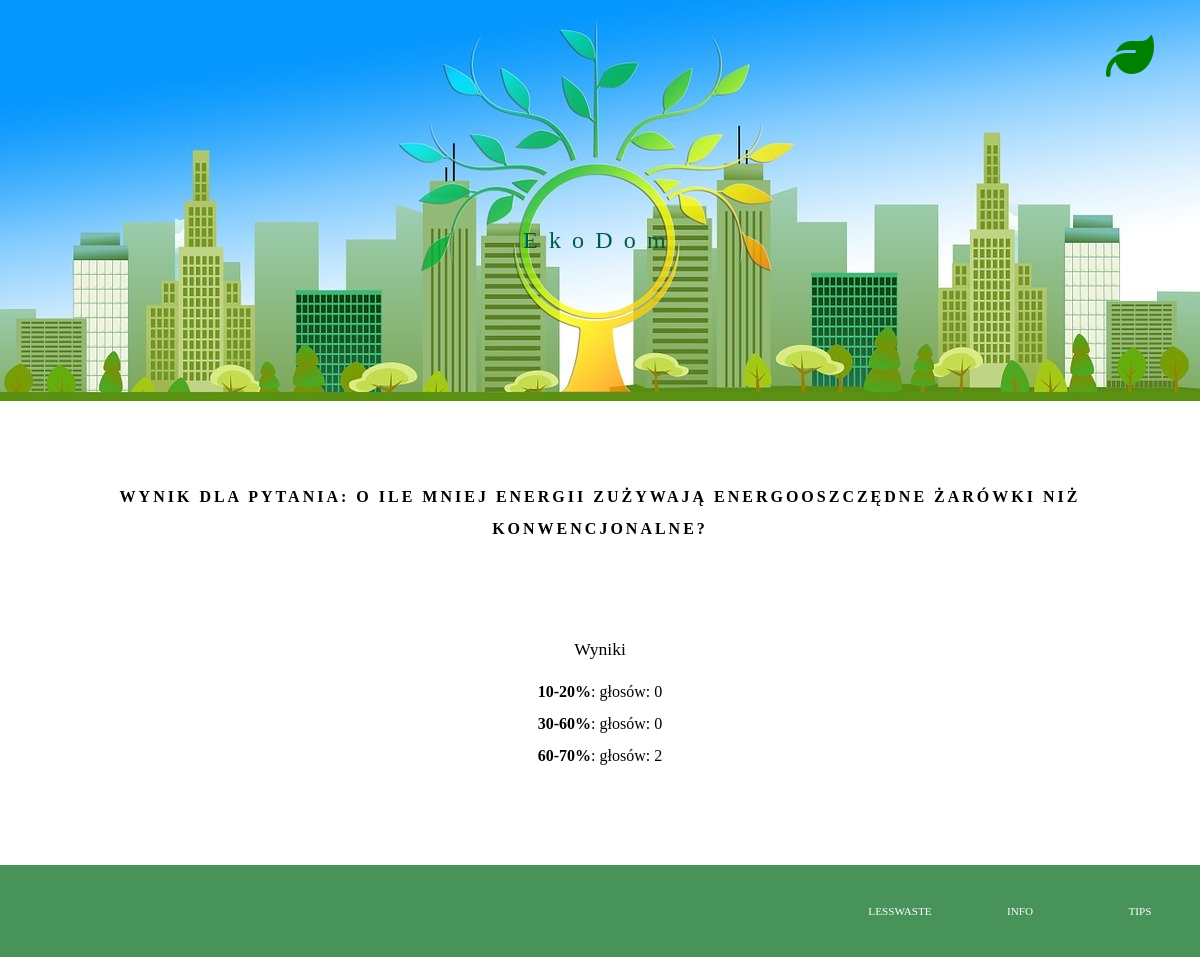
/polls/10/results, run on the app's committed database.
### polls/models.py (models this page shows, shortened)
class Choice(models.Model):
    question = models.ForeignKey(Question, on_delete=models.CASCADE)
    choice_text = models.CharField(max_length=200)
    votes = models.IntegerField(default=0)

### polls/views.py (the view)
# urls.py: path('<int:question_id>/results', views.ResultsView.as_view(), name='results'),
class ResultsView(DetailView):
    queryset = Question.objects.all()
    pk_url_kwarg = "question_id"
    template_name = 'polls/results.html'
    context_object_name = "question"
    def get_context_data(self, **kwargs):
        context = {
            "title": f'Wynik dla pytania:\n {self.object.question_text}'
        }
        context.update(kwargs)
        return super().get_context_data(**context)

### polls/templates/polls/results.html
{% extends "base.html" %}
{% block content %}
<section class="questionDetails">
    <p>Wyniki</p>
    <ul>
        {% for choice in question.choice_set.all %}
        <li><b>{{ choice.choice_text }}</b>: głosów: {{ choice.votes }}</li>
        {% endfor %}
    </ul>
</section>
{% endblock %}

### polls/static/polls/style.css (style rules this page uses)
* { margin: 0; padding: 0; box-sizing: border-box; }
body { display: flex; min-height: 100vh; flex-direction: column; }
ul { list-style-type: none; }
.questionDetails { width: 80%; display: flex; flex-direction: column; align-items: center; justify-content: center; min-height: 30vh; }
.questionDetails ul { line-height: 2rem; }
.questionDetails > p { margin: 1rem 0; font-size: 1.1rem; }

### data on the page
Choice: choice_text "10-20%", votes "0"
Choice: choice_text "30-60%", votes "0"
Choice: choice_text "60-70%", votes "2"

### other printed values
{{ title }} "WYNIK DLA PYTANIA: O ILE MNIEJ ENERGII ZUŻYWAJĄ ENERGOOSZCZĘDNE ŻARÓWKI NIŻ KONWENCJONALNE?"
